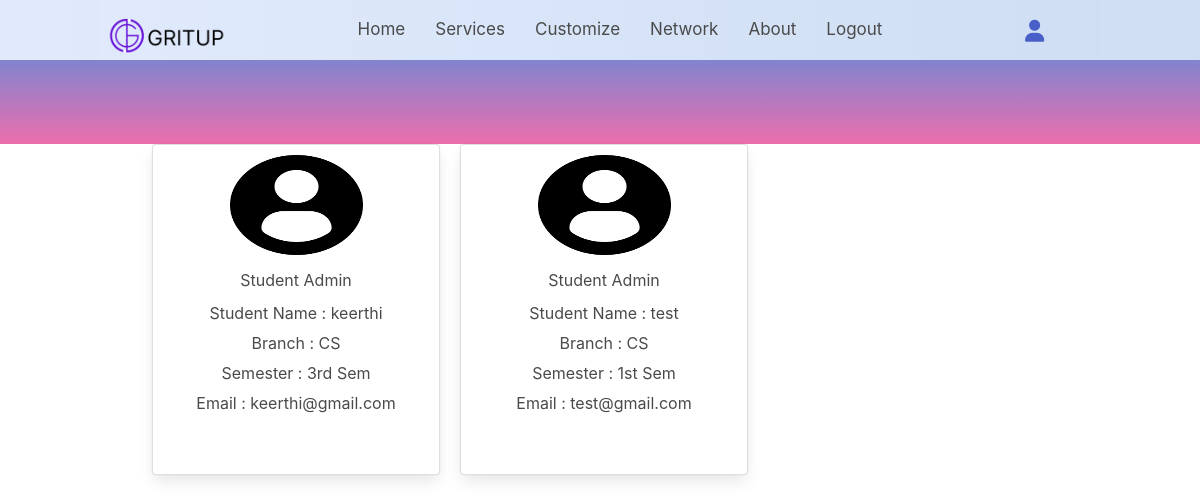
Screenshot of /viewstudent1.php with the database file from the repository.
### tables this page shows
CREATE TABLE `studentadmin` (
  `id` int(11) NOT NULL,
  `name` varchar(50) NOT NULL,
  `branch` varchar(50) NOT NULL,
  `semester` varchar(50) NOT NULL,
  `email` varchar(50) NOT NULL,
  `password` varchar(50) NOT NULL
);

### viewstudent1.php (the view, shortened to what this page needs)
<!DOCTYPE html>
<html lang="en"
  xmlns:th="http://www.thymeleaf.org"
>
<head>
    <link type="text/css" href="css/network.css" rel="stylesheet" />
    <link href="https://cdn.jsdelivr.net/npm/bootstrap@5.0.2/dist/css/bootstrap.min.css" rel="stylesheet">
    <link rel="stylesheet" href="https://cdn.jsdelivr.net/npm/bulma@0.9.4/css/bulma.min.css">
    <link
      rel="stylesheet"
      href="https://cdnjs.cloudflare.com/ajax/libs/font-awesome/6.0.0-beta3/css/all.min.css"
    />
    <link href='https://unpkg.com/boxicons@2.1.1/css/boxicons.min.css' rel='stylesheet'>
    <link
    rel="stylesheet"
    href="https://cdnjs.cloudflare.com/ajax/libs/font-awesome/6.0.0-beta3/css/all.min.css"
  />
</head>
<body>
    <nav>
        <div class="nav-bar">
            <span class="logo navLogo" id="ggg"><a href="#"><img src="./assests/logo1.png" style="height: 35px;margin-top: 10px;"></a></span>
            <div class="menu">
                <ul class="nav-links">
                <li><a href="index.html" >Home</a></li>
                    <li><a href="#services">Services</a></li>
                    <li><a href="personalized.html">Customize</a></li>
                    <li><a href="viewstudent1.php">Network</a></li>
                    <li><a href="#ab">About</a></li>
                    <li><a href="index.html">Logout</a></li>
               </ul>
            </div>
            <div class="darkLight-searchBox">
                <div class="dark-light" style="margin-bottom: 20px;"><a href="Profile.html">
                    <i class="fa-solid fa-user"></i></a>
                </div>
                <div class="searchBox">
                   <div class="searchToggle">
                   </div>
                </div>
            </div>
        </div>
    </nav>
    <br><br><br><br><br><br>
    <?php
    $con = mysqli_connect("localhost","root","","gritup");
    $q = "select * from studentadmin";
    $r = mysqli_query($con,$q);
    while($d = mysqli_fetch_assoc($r)){
        echo "<div class='container'>";
        echo "<div class='card' style='width: 18rem;padding:10px;float:left;margin-left:20px;margin-bottom:15px;line-height:30px'>";
        echo "<center><img src='user-png-33832.png' class='card-img-top' alt='...' style='height:100px;width:50%'>";
        echo "<div class='card-body'>";
        echo "<h5 class='card-title'>Student Admin</h5>";
        echo "<p class='card-text'>Student Name : ".$d['name']."</p>";
        echo "<p class='card-text'>Branch : ".$d['branch']."</p>";
        echo "<p class='card-text'>Semester : ".$d['semester']."</p>";
        echo "<p class='card-text'>Email : ".$d['email']."</p>";
        echo "<br>";
        echo "</div></div></div></center>";
    }
    ?>
</body>
</html>

### css/network.css (style rules this page uses)
nav { position: fixed; top: 0; left: 0; height: 60px; width: 100%; background-image: linear-gradient(to right, #e0eafc, #cfdef3); z-index: 100; scroll-behavior: smooth; }
nav .nav-bar { position: relative; height: 100%; max-width: 1000px; width: 100%; background-image: linear-gradient(to right, #e0eafc, #cfdef3); margin: 0 auto; display: flex; align-items: center; justify-content: space-between; }
nav .nav-bar .logo a { font-size: 25px; font-weight: 500; color: var(--text-color); text-decoration: none; }
.nav-bar .nav-links { display: flex; align-items: center; }
.nav-bar .nav-links li { margin: 0 5px; list-style: none; }
.nav-links li a { position: relative; font-size: 17px; font-weight: 400; color: var(--text-color); text-decoration: none; padding: 10px; }
.nav-links li a::before { content: ""; position: absolute; left: 50%; bottom: 0; transform: translateX(-50%); height: 6px; width: 6px; border-radius: 50%; background-color: var(--text-color); opacity: 0; transition: all 0.3s ease; }
.nav-bar .darkLight-searchBox { display: flex; align-items: center; }
.darkLight-searchBox .dark-light, .darkLight-searchBox .searchToggle { height: 40px; width: 40px; display: flex; align-items: center; justify-content: center; margin: 0 5px; }
.dark-light i, .searchToggle i { position: absolute; color: var(--text-color); font-size: 22px; cursor: pointer; transition: all 0.3s ease; }
.searchBox { position: relative; }
.darkLight-searchBox { display: flex; justify-content: end; }
#ggg { display: flex; justify-content: start; }
body { background-image: linear-gradient(#3494e6, #ec6ead); }

### rows the page displays
studentadmin: name "keerthi", branch "CS", semester "3rd Sem", email "keerthi@gmail.com"
studentadmin: name "test", branch "CS", semester "1st Sem", email "test@gmail.com"
